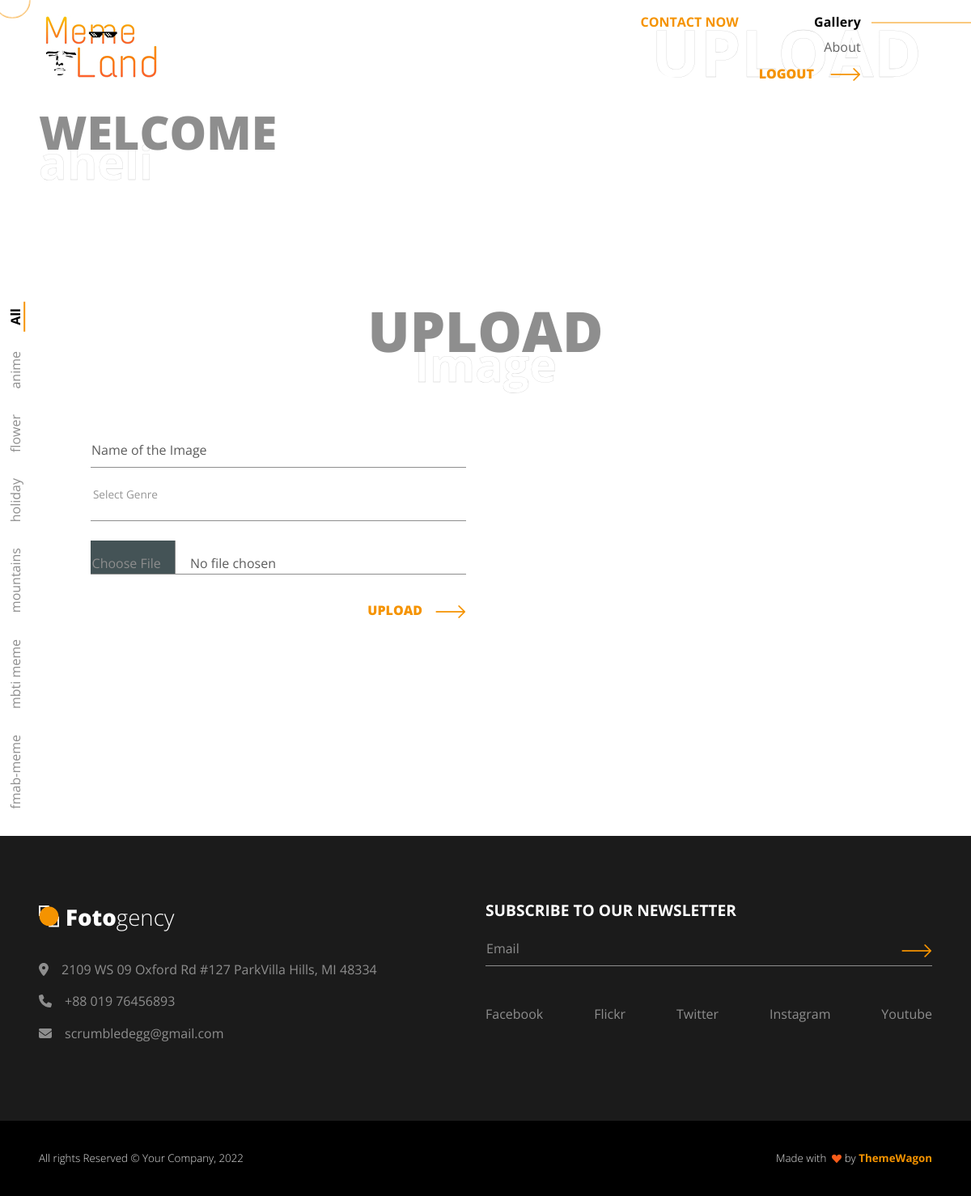
Page /upload-image/ (signed in) on the committed database.
### base/models.py (models this page shows, shortened)
class Genre(models.Model):
    title = models.CharField(max_length=200)
    created = models.DateTimeField(auto_now=True)

### base/views.py (the view, shortened to what this page needs)
# urls.py: path('upload-image/',views.upload_image,name='upload-image'),
@login_required(login_url='login')
def upload_image(request):
    page = 'upload'
    genres = Genre.objects.all()
    form = ImageUploadForm()
    context = {'form':form,'page':page,'genres':genres}
    return render(request,'base/upload_image.html',context)

### base/form.py
class ImageUploadForm(ModelForm):
    class Meta:
        model = imageUpload
        fields = '__all__'

### base/templates/base/upload_image.html (shortened to what this page needs)
{% extends 'main.html' %}
{% load static %}
{% block content %}
<section class="py-4" id="contact">
  <div class="container px-md-5">
    <div class="row align-items-center">
      <div class="my-4 text-center">
        <h1 class="text-uppercase fs-lg-8 fs-6 fw-bolder text-300 lh-1 position-relative z-index-0">Upload</h1>
        <h1 class="fw-bolder text-outlined fs-7 text-white lh-1 mt-n4 position-relative z-index--1">Image</h1>
        <form class="my-5 px-3" method="POST" enctype="multipart/form-data">
          <div class="row g-3 g-md-5">
            <div class="col-md-6">
              <div class="card border-0">
                <div class="form-floating mb-3">
                  <input class="form-control form-fotogency-header-control" id="floatingEmail" type="text" placeholder="Name of the Image" name="title" />
                  <label for="floatingEmail">Name of the Image</label>
                </div>
                <div class="form-floating mb-3">
                    <input type="text" list="genre" class="form-control form-fotogency-header-control" id="floatingName" name="genre_title" />
                  <label for="floatingName">Select Genre</label>
                </div>
                <div class="form-floating mb-3">
                  <input class="form-control form-fotogency-header-control" id="floatingPhone" type="file" name="image" />
                </div>
              </div>
              <div class="col text-end mt-3">
                  <button class="btn btn-link text-warning p-0" type="submit"><span class="fw-bolder text-uppercase">Upload</span><img class="ms-3" src="{% static 'assets/img/icons/long-arrow.png' %}" alt="" /></button>
                </div>
            </div>
          </div>
        </form>
      </div>
    </div>
  </div>
</section>
{% endblock %}

### templates/main.html (shortened to what this page needs)
<!DOCTYPE html>
{% load static %}
<html lang="en-US" dir="ltr">
  <head>
    <link rel="stylesheet" href="{% static 'https://cdn.jsdelivr.net/npm/bootstrap-icons@1.3.0/font/bootstrap-icons.css' %}">
    <link rel="stylesheet" href="https://cdnjs.cloudflare.com/ajax/libs/font-awesome/4.7.0/css/font-awesome.min.css">
    <link href="{% static 'vendors/prism/prism.css' %}" rel="stylesheet">
    <link href="{% static 'vendors/swiper/swiper-bundle.min.css' %}" rel="stylesheet">
    <link href="{% static 'assets/css/theme.css' %}" rel="stylesheet" />
    <link href="{% static 'assets/css/user.css' %}" rel="stylesheet" />
    <link href="{% static 'vendors/glightbox/glightbox.min.css' %}" rel="stylesheet">
    <link rel="stylesheet" href="https://cdn.jsdelivr.net/npm/bootstrap-icons@1.3.0/font/bootstrap-icons.css">
  </head>
  <body>
    <main class="main" id="top">
      <div class="cursor-outer d-none d-md-block"></div>
      <nav class="navbar navbar-light py-3 px-0 overflow-hidden">
        <div class="container px-md-5">
          <div class="row w-100 g-0 justify-content-between">
            <div class="col-8">
              <div class="d-inline-block"><a class="navbar-brand pt-0 fs-3 text-black d-flex align-items-center" href="{% url 'home' %}"><img class="img-fluid" src="{% static 'assets/img/icons/logo.jpg' %}" alt="" /></a></div>
              <div class="mt-4 d-none d-lg-block">
                <h1 class="text-uppercase fs-lg-7 fs-5 fw-bolder text-300 lh-1 position-relative z-index-0">Welcome</h1>
                {% if request.user.is_authenticated %}
                <h1 class="d-none d-md-block fw-bolder text-outlined fs-7 text-white lh-1 mt-n4 position-relative z-index--1">{{request.user}}</h1>
                {% endif %}
            </div>
            </div>
            <div class="col-4">
              <div class="d-none d-lg-flex justify-content-end position-relative z-index-1">
                <div class="position-absolute absolute-centered z-index--1">
                  <h1 class="ms-2 fw-bolder text-outlined text-uppercase text-white pe-none display-1">{{page}}</h1>
                </div>
                <div class="d-flex gap-3 align-items-start"><a class="mb-0 ms-auto text-warning fs-0 fw-bold text-uppercase" href="blog.html#contact">Contact Now</a>
                    <ul class="navbar-nav navbar-fotogency ms-auto text-end">
                        {% include 'nav.html' %}
                    </ul>
                </div>
              </div>
            </div>
          </div>
        </div>
      </nav>
      <section class="pt-3 pb-9 position-relative">
        <div class="container px-md-5">
          <div class="position-md-absolute start-0 ms-2 mt-3 mb-4">
            <ul class="nav gallery-tab d-flex gap-3" data-filter-nav="data-filter-nav">
                {% include 'base/side_bar.html' %}
            </ul>
          </div>
                {% block content %}
                {% endblock %}
            </div>
        </section>
    </main>
<footer class="bg-footer-black" id="footer">
<div class="container py-7 px-md-5">
  <div class="row g-0">
    <div class="col-md-6 mb-5 mb-md-0">
      <div class="mb-4 d-inline-block"><a class="navbar-brand pt-0 fs-3 text-white d-flex align-items-center" href="index.html"><img class="img-fluid" src="{% static 'assets/img/icons/dark-logo-icon.png' %}" alt="" width="25" height="25" /><span class="fw-bolder ms-2">Foto</span><span class="fw-thin">gency</span></a></div>
      <div class="col-12 col-md-10 text-300 mb-3"><i class="fas fa-map-marker-alt"></i><a class="nav-link text-300 d-inline" href="https://www.google.com/maps/place/2109+WS+09+Oxford+Rd+%23127+ParkVilla+Hills,+">2109 WS 09 Oxford Rd #127 ParkVilla Hills, MI 48334</a></div>
      <div class="col-12 col-md-10 text-300 mb-3"><i class="fas fa-phone"></i><a class="nav-link text-300 d-inline" href="tel:+8801976476893">+88 019 76456893</a></div>
      <div class="col-12 col-md-10 text-300 mb-3"><i class="fas fa-envelope"></i><a class="nav-link text-300 d-inline" href="mailto:scrscrumbledegg@gmail.com">scrumbledegg@gmail.com</a></div>
    </div>
    <div class="col-md-6">
      <h5 class="text-white mb-2">SUBSCRIBE TO OUR NEWSLETTER</h5>
      <form>
        <div class="form-floating mb-5 position-relative text-200">
          <input class="form-control form-fotogency-header-control text-200" id="email" type="email" placeholder="name@example.com" required="required" />
          <label class="text-300 mb-1" for="email">Email</label>
          <div class="position-absolute end-0 top-0">
            <button class="btn shadow-none px-0" type="submit"><img class="ms-3" src="{% static 'assets/img/icons/long-arrow.png' %}" alt="" /></button>
          </div>
        </div>
      </form>
      <div class="d-flex gap-2 flex-wrap justify-content-between align-items-center"><a class="social-icons" href="https://www.facebook.com/" target="_blank">Facebook</a><a class="social-icons" href="https://www.flickr.com/photos/" target="_blank">Flickr</a><a class="social-icons" href="https://twitter.com/" target="_blank">Twitter</a><a class="social-icons" href="https://www.instagram.com/" target="_blank">Instagram</a><a class="social-icons" href="https://www.youtube.com/" target="_blank">Youtube</a>
      </div>
    </div>
  </div>
</div>
</footer>
<section class="bg-black py-0">
<div class="container px-md-5">
  <div class="row g-0 justify-content-md-between justify-content-evenly py-4">
    <div class="col-12 col-sm-8 col-md-6 col-lg-auto text-center text-md-start">
      <p class="fs--1 my-2 fw-light text-100">All rights Reserved &copy; Your Company, 2022</p>
    </div>
    <div class="col-12 col-sm-8 col-md-6">
      <p class="fs--1 fw-light my-2 text-center text-md-end text-100"> Made with&nbsp;
        <svg class="bi bi-suit-heart-fill" xmlns="http://www.w3.org/2000/svg" width="12" height="12" fill="#F95C19" viewBox="0 0 16 16">
          <path d="M4 1c2.21 0 4 1.755 4 3.92C8 2.755 9.79 1 12 1s4 1.755 4 3.92c0 3.263-3.234 4.414-7.608 9.608a.513.513 0 0 1-.784 0C3.234 9.334 0 8.183 0 4.92 0 2.755 1.79 1 4 1z"></path>
        </svg>&nbsp;by&nbsp;<a class="fw-bold text-warning" href="https://themewagon.com/" target="_blank">ThemeWagon</a>
      </p>
    </div>
  </div>
</div>
</section>
</body>
</html>

### base/templates/base/side_bar.html
<li class="nav-item"><a class="nav-link p-0 py-md-2 isotope-nav active" href="{% url 'home' %}" data-filter="*">All</a></li>
{% for genre in genres %}
<li class="nav-item"><a class="nav-link p-0 py-md-2 isotope-nav" href="{% url 'homefilter' genre.id %}" data-filter=".{{genre.title}}">{{genre.title}}</a></li>
{% endfor %}

### rows in the picture
Genre: title "anime"
Genre: title "flower"
Genre: title "holiday"
Genre: title "mountains"
Genre: title "mbti meme"
Genre: title "fmab-meme"

### other values in the picture
{{ request.user }} "aheli"
{{ page }} "UPLOAD"
